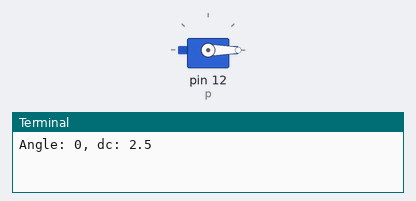
Recording of a program running on a simulated Raspberry Pi (header pin numbers). Parts: servo, the last lines printed to the terminal. Servo angles are drawn from the pulse width (0.5 ms = 0°, 2.5 ms = 180°).

Above: at 0.05 s.
At 3.0 s:
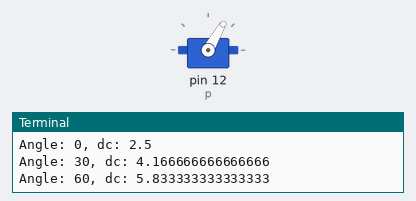
At 6.0 s:
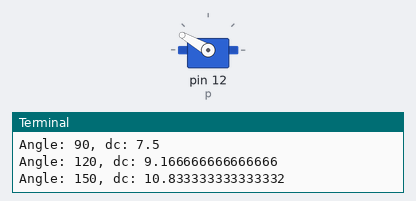
At 12.0 s:
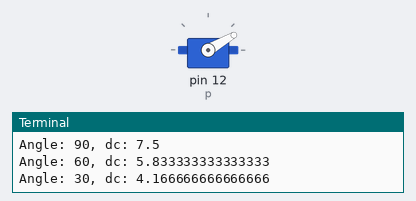
Timing chart, 0 to 15.6 s (numbered marks = the images above):
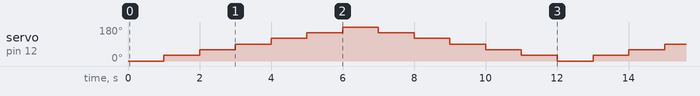

The program:

servotest.py
```python
import RPi.GPIO as IO
import time

IO.setwarnings(False)
IO.setmode(IO.BOARD)    # use BOARD to label PINs
IO.setup(12, IO.OUT)    # use PIN 12 as PWM output
p = IO.PWM(12, 50)      # frequency = 50Hz, meaning 1 cycle is 20ms (50Hz)

'''
for SG90 servo, it works under frequency 50Hz,
and the pulse width (duty cycle) decides the position of the servo,
there are also maximum and minimum pulse width

0 degree   = 2.5
180 degree = 12.0
'''
per = (12.5 - 2.5) / 180.0

p.start(0.0)
while 1:
    for angle in range(0, 180, 30):
        dc = (2.5 + angle * per)
        print('Angle: {}, dc: {}'.format(angle, dc))
        p.ChangeDutyCycle(dc)
        time.sleep(1)
    for angle in range(180, 0, -30):
        dc = (2.5 + angle * per)
        print('Angle: {}, dc: {}'.format(angle, dc))
        p.ChangeDutyCycle(dc)
        time.sleep(1)
```

Measured:
- by itself, servo on pin 12 (p): repeats every 12.0 s: 60° 1.0 s, 90° 1.0 s, 120° 1.0 s, 150° 1.0 s, 180° 1.0 s, 150° 1.0 s, 120° 1.0 s, 90° 1.0 s, 60° 1.0 s, 30° 1.0 s, 0° 1.0 s, 30° 1.0 s
